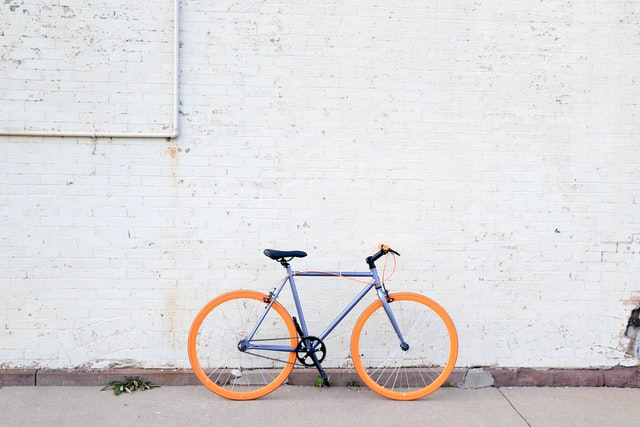
#> input picture Data/bike.jpg, 640 x 427 px, found by its file name
$ jupyter execute Basic_operations.ipynb
#> lines starting #> are read from the running program, lines starting #| are printed output that depends on the picture; after the words box and inside, x2 and y2 are one past the last pixel; in counts of white or black regions, pixels touching at a corner belong together
# Basic operations

This notebook is an adaptation of the tutorial on https://opencv-python-tutroals.readthedocs.io/en/latest/py_tutorials/py_core/py_basic_ops/py_basic_ops.html#basic-ops. It covers how to:

* Access and modify specific pixels
* Access Regions of an Image

[cell 1]
import numpy as np
import cv2
from matplotlib import pyplot as plt

### Accessing and modifying individual pixels

For a grayscale image

[cell 2]
# specify the filepath and read the image
fp = 'C:/Users/20194136/Documents/Personal_Development/opencv/Data/bike.jpg'
# the zero argument here makes it grayscale
img = cv2.imread(fp, 0)
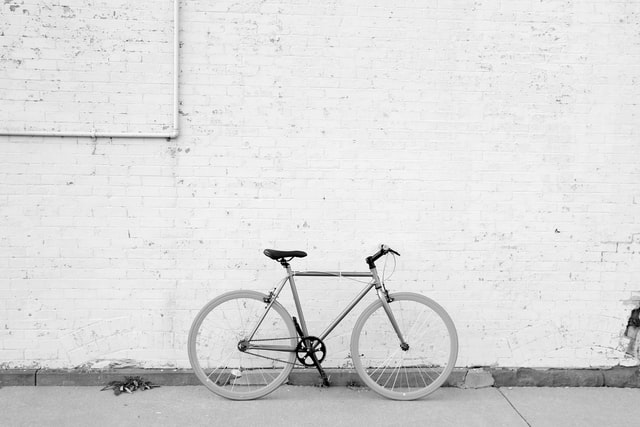
#> img: shape (427, 640); min 0, max 255, mean 218.9

[cell 3]
# Let's access the pixel at a specific row and column
row = 389
column = 544
pixel = img[row,column]
#> pixel = 180
print(pixel)
#| 180

[cell 4]
# Let's now change this pixel into a different color
img[row,column] = 180

[cell 5]
# plot the image with the changed pixel
plt.imshow(img, cmap = 'gray', interpolation = 'bicubic')
plt.xticks([]), plt.yticks([])  # to hide tick values on X and Y axis
plt.show()

We can also edit the pixel in the following way:

[cell 6]
img.itemset((row,column), 20)
#> img: shape (427, 640); under 0.01% of pixels changed, all inside (x1, y1, x2, y2) = (544, 389, 545, 390)

However, we currently don't see much of a change, since only one small pixel is changed. Let's see if we can access different regions.

### Accessing regions of an image.

[cell 7]
# Let's print the image shape again
img.shape
#> Out = (427, 640)

[cell 8]
# To find the part with the bike, plot different parts until you
# Have selected only the bike.
plt.imshow(img[245:400,185:460], cmap = 'gray', interpolation = 'bicubic')
plt.xticks([]), plt.yticks([])  # to hide tick values on X and Y axis
plt.show()
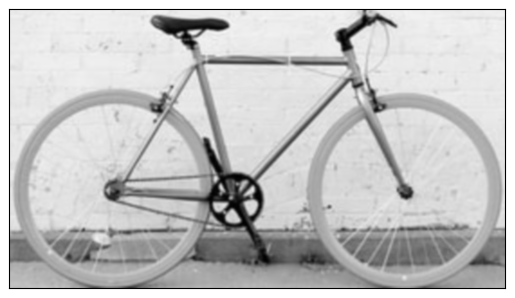
#> figure drawn by matplotlib, 1 panel

[cell 9]
# Let's try to take the region of the image that has the bike, and
# copy it to a different section of the image.

bike = img[245:400, 185:460]
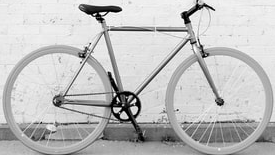
#> bike: shape (155, 275); min 0, max 255, mean 192
img_two_bikes = img
img_two_bikes[145:300, 185:460] = bike
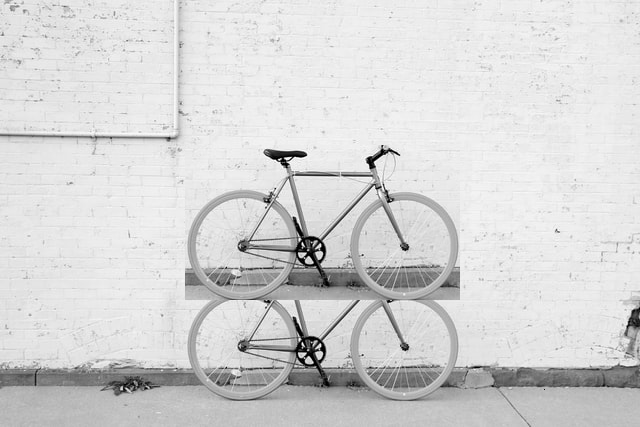
#> img_two_bikes: shape (427, 640); min 0, max 255, mean 213

[cell 10]
# Now we have two bikes on top of each other!
plt.imshow(img_two_bikes, cmap = 'gray', interpolation = 'bicubic')
plt.xticks([]), plt.yticks([])  # to hide tick values on X and Y axis
plt.show()

### Image addition

[cell 11]
# Let's load two images now in color
fp1 = 'C:/Users/20194136/Documents/Personal_Development/opencv/Data/bike.jpg'
bike = cv2.imread(fp1)
#> bike is the input picture: shape (427, 640, 3); mean B, G, R 219.4, 218.2, 220.2
bike = bike[:, :, [2, 1, 0]]

fp2 = 'C:/Users/20194136/Documents/Personal_Development/opencv/Data/mountain.jpg'
mountain = cv2.imread(fp2)
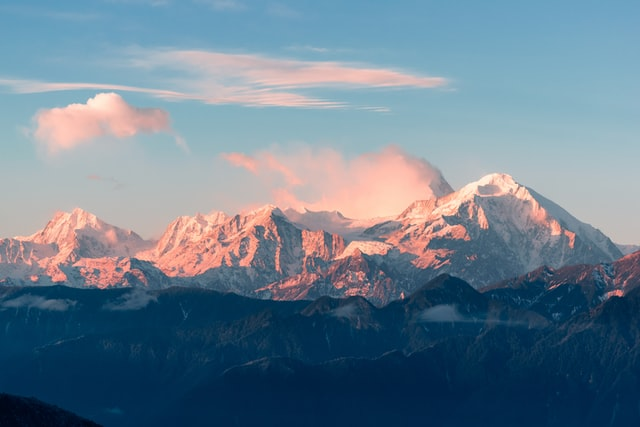
#> input picture Data/mountain.jpg, 640 x 427 px, found by its file name
#> mountain is the input picture: shape (427, 640, 3); mean B, G, R 143.6, 127.1, 106.2
mountain = mountain[:, :, [2, 1, 0]]

[cell 12]
bike_mountain = bike+mountain
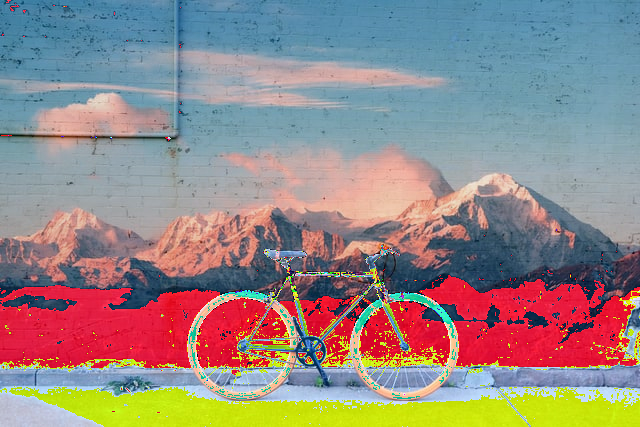
#> bike_mountain: shape (427, 640, 3); mean R, G, B 148.4, 135.2, 133.1
# or alternatively you can use
#bike_mountain = cv2.add(bike, mountain)

[cell 13]
# Let's plot
plt.imshow(bike_mountain, cmap = 'gray', interpolation = 'bicubic')
plt.xticks([]), plt.yticks([])  # to hide tick values on X and Y axis
plt.show()

### Image blending

Now, different weights are given to images so that the two images kind of blend into each other. You can blend images using ```cv2.addWeighted```

[cell 14]
bike_mountain_blend = cv2.addWeighted(bike,0.5, mountain,0.5, 0)
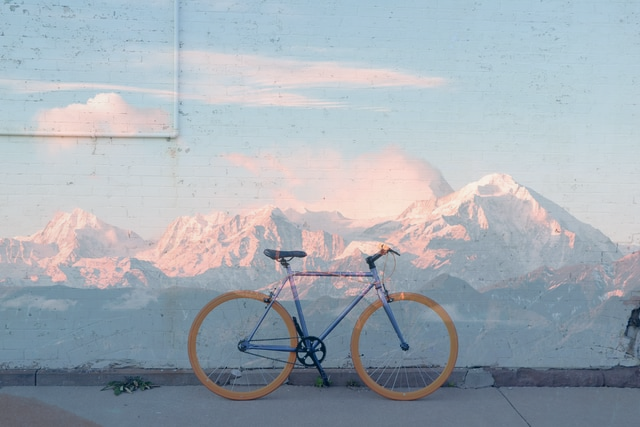
#> bike_mountain_blend: shape (427, 640, 3); mean R, G, B 163.2, 172.6, 181.5

#plot!
plt.imshow(bike_mountain_blend, cmap = 'gray', interpolation = 'bicubic')
plt.xticks([]), plt.yticks([])  # to hide tick values on X and Y axis
plt.show()
